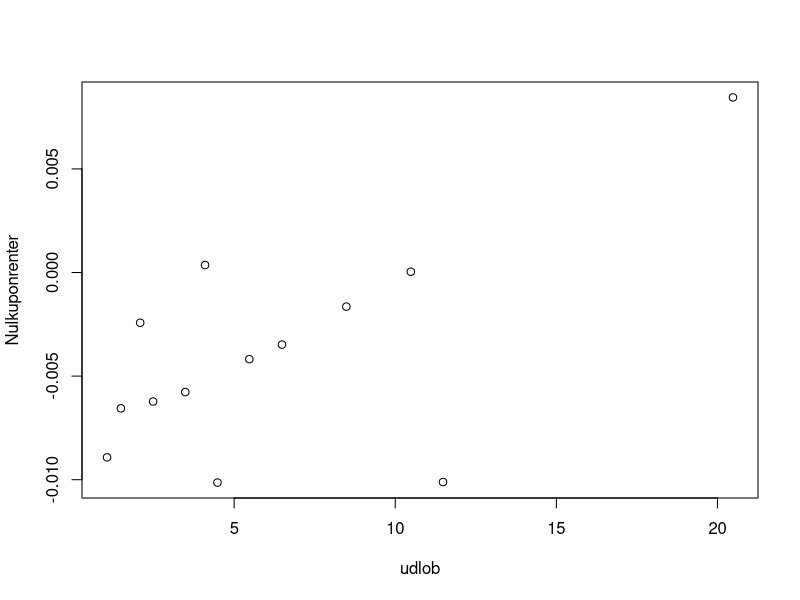

Generate this figure with R:
## ---- chunk 1
library(lubridate)
pris <- c(102.02, 101.356, 101.56, 109.114, 102.92, 102.45 ,109.169, 107.48, 141.57, 113.888, 105.74,
          105.3, 113.56, 181.53)

kupon <- c(0.01, 0.0025, 0.005, 0.03, 0.0025, 0.0063, 0.015, 0.001, 0.07, 0.0175, 0.005, 0.005,
           0.001, 0.045)

udlob <- c("2020-06-11", "2020-11-15", "2021-06-22", "2021-11-15", "2022-11-15", "2023-06-27",
           "2023-11-15", "2023-11-15", "2024-11-10", "2025-11-15", "2027-11-15", "2029-11-15",
           "2030-11-15", "2039-11-15")

obl <- data.frame(udlob, kupon, pris)

colnames(obl) <- c("Udløbsdato", "Kuponrente", "Pris")

rownames(obl) <- c("Foroya Lan JUN20", "Danske stat 2020", "Foroya Lan JUN21", "3St.l. 21 DG",
                   "Danske stat 2022", "Foroya Lan JUN23", "1.5St.l. 23 GB", "DGBI 2023 GB",
                   "7St.l. 24 GB", "Danske stat 2025", "Danske stat 2027", "Danske stat 2029",
                   "DGBi", "4.5St.l 39 GB")

obl
## ---- chunk 2
termin1 <- c("2019-06-11", "2020-06-11")
termin2 <- c("2019-11-15", "2020-11-15")
termin3 <- c("2019-06-22", "2020-06-22", "2021-06-22")
termin4 <- c("2019-11-15", "2020-11-15", "2021-11-15")
termin5 <- c("2019-11-15", "2020-11-15", "2021-11-15", "2022-11-15")
termin6 <- c("2019-06-27", "2020-06-27", "2021-06-27", "2022-06-27", "2023-06-27")
termin7 <- c("2019-11-15", "2020-11-15","2021-11-15", "2022-11-15", "2023-11-15")
termin8 <- c("2019-11-15", "2020-11-15","2021-11-15", "2022-11-15", "2023-11-15")
termin9 <- c("2019-11-15", "2020-11-10", "2021-11-10", "2022-11-10", "2023-11-10", "2024-11-10")
termin10 <- c("2019-11-15", "2020-11-15", "2021-11-15", "2022-11-15", "2023-11-15", "2024-11-15","2025-11-15")
termin11 <- c("2019-11-15", "2020-11-15", "2021-11-15", "2022-11-15", "2023-11-15", "2024-11-15", "2025-11-15",
              "2026-11-15", "2027-11-15")
termin12 <- c("2019-11-15", "2020-11-15", "2021-11-15", "2022-11-15", "2023-11-15", "2024-11-15", "2025-11-15",
              "2026-11-15", "2027-11-15", "2028-11-15", "2029-11-15")
termin13 <- c("2019-11-15", "2020-11-15", "2021-11-15", "2022-11-15", "2023-11-15", "2024-11-15", "2025-11-15",
              "2026-11-15", "2027-11-15", "2028-11-15", "2029-11-15", "2030-11-15")
termin14 <- c("2019-11-15", "2020-11-15", "2021-11-15", "2022-11-15", "2023-11-15", "2024-11-15", "2025-11-15",
              "2026-11-15", "2027-11-15", "2028-11-15", "2029-11-15", "2030-11-15", "2031-11-15",                  "2032-11-15", "2033-11-15", "2034-11-15", "2035-11-15", "2036-11-15", "2037-11-15",
              "2038-11-15", "2039-11-15")
## ---- chunk 3
idag <- "2019-05-23"

tid1 <- c(1:length(termin1))
for(i in 1:length(termin1)){
  tid1[i] <- time_length(difftime(as.Date(termin1[i]),as.Date(idag)), "years")
}


tid2 <- c(1:length(termin2))
for(i in 1:length(termin2)){
  tid2[i] <- time_length(difftime(as.Date(termin2[i]),as.Date(idag)), "years")
}

tid3 <- c(1:length(termin3))
for(i in 1:length(termin3)){
  tid3[i] <- time_length(difftime(as.Date(termin3[i]),as.Date(idag)), "years")
}


tid4 <- c(1:length(termin4))
for(i in 1:length(termin4)){
  tid4[i] <- time_length(difftime(as.Date(termin4[i]),as.Date(idag)), "years")
}

tid5 <- c(1:length(termin5))
for(i in 1:length(termin5)){
  tid5[i] <- time_length(difftime(as.Date(termin5[i]),as.Date(idag)), "years")
}

tid6 <- c(1:length(termin6))
for(i in 1:length(termin6)){
  tid6[i] <- time_length(difftime(as.Date(termin6[i]),as.Date(idag)), "years")
}

tid7 <- c(1:length(termin7))
for(i in 1:length(termin7)){
  tid7[i] <- time_length(difftime(as.Date(termin7[i]),as.Date(idag)), "years")
}

tid8 <- c(1:length(termin8))
for(i in 1:length(termin8)){
  tid8[i] <- time_length(difftime(as.Date(termin8[i]),as.Date(idag)), "years")
}

tid9 <- c(1:length(termin9))
for(i in 1:length(termin9)){
  tid9[i] <- time_length(difftime(as.Date(termin9[i]),as.Date(idag)), "years")
}

tid10 <- c(1:length(termin10))
for(i in 1:length(termin10)){
  tid10[i] <- time_length(difftime(as.Date(termin10[i]),as.Date(idag)), "years")
}

tid11 <- c(1:length(termin11))
for(i in 1:length(termin11)){
  tid11[i] <- time_length(difftime(as.Date(termin11[i]),as.Date(idag)), "years")
}

tid12 <- c(1:length(termin12))
for(i in 1:length(termin12)){
  tid12[i] <- time_length(difftime(as.Date(termin12[i]),as.Date(idag)), "years")
}

tid13 <- c(1:length(termin13))
for(i in 1:length(termin13)){
  tid13[i] <- time_length(difftime(as.Date(termin13[i]),as.Date(idag)), "years")
}

tid14 <- c(1:length(termin14))
for(i in 1:length(termin14)){
  tid14[i] <- time_length(difftime(as.Date(termin14[i]),as.Date(idag)), "years")
}
## ---- chunk 4
ydelse1 <- c(1:length(tid1))
for(i in 1:(length(ydelse1)-1)){
  ydelse1[i] <- 100*obl[1,2]
  ydelse1[length(ydelse1)] <- 100*(1+obl[1,2])
}

ydelse2 <- c(1:length(tid2))
for(i in 1:(length(ydelse2)-1)){
  ydelse2[i] <- 100*obl[2,2]
  ydelse2[length(ydelse2)] <- 100*(1+obl[2,2])
}

ydelse3 <- c(1:length(tid3))
for(i in 1:(length(ydelse3)-1)){
  ydelse3[i] <- 100*obl[3,2]
  ydelse3[length(ydelse3)] <- 100*(1+obl[3,2])
}

ydelse4 <- c(1:length(tid4))
for(i in 1:(length(ydelse4)-1)){
  ydelse4[i] <- 100*obl[4,2]
  ydelse4[length(ydelse4)] <- 100*(1+obl[4,2])
}

ydelse5 <- c(1:length(tid5))
for(i in 1:(length(ydelse5)-1)){
  ydelse5[i] <- 100*obl[5,2]
  ydelse5[length(ydelse5)] <- 100*(1+obl[5,2])
}

ydelse6 <- c(1:length(tid6))
for(i in 1:(length(ydelse6)-1)){
  ydelse6[i] <- 100*obl[6,2]
  ydelse6[length(ydelse6)] <- 100*(1+obl[6,2])
}

ydelse7 <- c(1:length(tid7))
for(i in 1:(length(ydelse7)-1)){
  ydelse7[i] <- 100*obl[7,2]
  ydelse7[length(ydelse7)] <- 100*(1+obl[7,2])
}

ydelse8 <- c(1:length(tid8))
for(i in 1:(length(ydelse8)-1)){
  ydelse8[i] <- 100*obl[8,2]
  ydelse8[length(ydelse8)] <- 100*(1+obl[8,2])
} 

ydelse9 <- c(1:length(tid9))
for(i in 1:(length(ydelse9)-1)){
  ydelse9[i] <- 100*obl[9,2]
  ydelse9[length(ydelse9)] <- 100*(1+obl[9,2])
}


ydelse10 <- c(1:length(tid10))
for(i in 1:(length(ydelse10)-1)){
  ydelse10[i] <- 100*obl[10,2]
  ydelse10[length(ydelse10)] <- 100*(1+obl[10,2])
}

ydelse11 <- c(1:length(tid11))
for(i in 1:(length(ydelse11)-1)){
  ydelse11[i] <- 100*obl[11,2]
  ydelse11[length(ydelse11)] <- 100*(1+obl[11,2])
}

ydelse12 <- c(1:length(tid12))
for(i in 1:(length(ydelse12)-1)){
  ydelse12[i] <- 100*obl[12,2]
  ydelse12[length(ydelse12)] <- 100*(1+obl[12,2])
}

ydelse13 <- c(1:length(tid13))
for(i in 1:(length(ydelse13)-1)){
  ydelse13[i] <- 100*obl[13,2]
  ydelse13[length(ydelse13)] <- 100*(1+obl[13,2])
}

ydelse14 <- c(1:length(tid14))
for(i in 1:(length(ydelse14)-1)){
  ydelse14[i] <- 100*obl[14,2]
  ydelse14[length(ydelse14)] <- 100*(1+obl[14,2])
}

## ---- chunk 5
ved.rente <- c(1:length(obl[,1]))

ved.rente[1] <- 100*obl[1,2]*(1-tid1[1])
ved.rente[2] <- 100*obl[2,2]*(1-tid2[1])
ved.rente[3] <- 100*obl[3,2]*(1-tid3[1])
ved.rente[4] <- 100*obl[4,2]*(1-tid4[1])
ved.rente[5] <- 100*obl[5,2]*(1-tid5[1])
ved.rente[6] <- 100*obl[6,2]*(1-tid6[1])
ved.rente[7] <- 100*obl[7,2]*(1-tid7[1])
ved.rente[8] <- 100*obl[8,2]*(1-tid8[1])
ved.rente[9] <- 100*obl[9,2]*(1-tid9[1])
ved.rente[10] <- 100*obl[10,2]*(1-tid10[1])
ved.rente[11] <- 100*obl[11,2]*(1-tid11[1])
ved.rente[12] <- 100*obl[12,2]*(1-tid12[1])
ved.rente[13] <- 100*obl[13,2]*(1-tid13[1])
ved.rente[14] <- 100*obl[14,2]*(1-tid14[1])
## ---- chunk 6
maturity <- c(1:length(obl[,1]))

maturity[1] <- tid1[length(tid1)]
maturity[2] <- tid2[length(tid2)]
maturity[3] <- tid3[length(tid3)]
maturity[4] <- tid4[length(tid4)]
maturity[5] <- tid5[length(tid5)]
maturity[6] <- tid6[length(tid6)]
maturity[7] <- tid7[length(tid7)]
maturity[8] <- tid8[length(tid8)]
maturity[9] <- tid9[length(tid9)]
maturity[10] <- tid10[length(tid10)]
maturity[11] <- tid11[length(tid11)]
maturity[12] <- tid12[length(tid12)]
maturity[13] <- tid13[length(tid13)]
maturity[14] <- tid14[length(tid14)]

maturity

#Da vi ikke har obligationer som udløber i 2019, kan vi ikke beregne den eksakte diskontering i 2019. Vi ignorer terminen om 0.05 år, og beregner diskonteringen i 2020 (som vores kick-starter i algoritmen/bootstrapping)

#1.05 årige diskontering (antager at d_0.05 =d_1.05)
d_1.05 <- (pris[1]+ved.rente[1])/(ydelse1[1]+ydelse1[2])
d_1.05

#1.48 år diskonteringsfaktor
d_1.48 <- (pris[2]+ved.rente[2])/(ydelse2[1]+ydelse2[2])
d_1.48 

#2.08 år diskonteringsfaktor
d_2.08 <- (pris[3]+ved.rente[3])/ydelse3[3] -(ydelse3[1]/ydelse3[3])*2*d_1.05
d_2.08

#2.48 år diskonteringsfaktor
d_2.48 <- (pris[4]+ved.rente[4])/ydelse4[3] -(ydelse4[1]/ydelse4[3])*2*d_1.48
d_2.48

#3.48 år diskonteringsfaktor
d_3.48 <- (pris[5]+ved.rente[5])/ydelse5[4] - (ydelse5[2]/ydelse5[4])*(2*d_1.48+d_2.48)
d_3.48

#4.09 år diskonteringsfaktor
d_4.09 <- (pris[6]+ved.rente[6])/ydelse6[length(ydelse6)] - (ydelse6[2]/ydelse6[length(ydelse6)])*(2*d_2.08 + 2*d_1.05)
d_4.09

#(jf. obligation 7) 4.48 år diskonteringsfaktor
d_4.48_1 <- (pris[7]+ved.rente[7])/ydelse7[length(ydelse7)] - (ydelse7[2]/ydelse7[length(ydelse7)])*(d_3.48+d_2.48+2*d_1.48)
d_4.48_1

#(jf. obligation 8) 4.48 år diskonteringsfaktor
d_4.48_2 <- (pris[8]+ved.rente[8])/ydelse8[length(ydelse8)] - (ydelse8[2]/ydelse8[length(ydelse8)])*(d_3.48+d_2.48+2*d_1.48)
d_4.48_2

#4.48år diskonteringsfaktor er gennemsnittet
d_4.48 <- (d_4.48_1+d_4.48_2)/2
d_4.48

#5.47 år diskonteringsfaktor
d_5.47 <- (pris[9]+ved.rente[9])/ydelse9[length(ydelse9)] - (ydelse9[2]/ydelse9[length(ydelse9)])*
  (d_4.48 + d_3.48+d_2.48+2*d_1.48)
d_5.47

#6.48 år diskonteringsfaktor
d_6.48 <- (pris[10]+ved.rente[10])/ydelse10[length(ydelse10)] - (ydelse10[2]/ydelse10[length(ydelse10)])*
  (d_5.47 + d_4.48 + d_3.48+d_2.48+2*d_1.48)
d_6.48

#8.48 år diskonteringsfaktor
d_8.48 <- (pris[11]+ved.rente[11])/ydelse11[length(ydelse11)] - (ydelse11[2]/ydelse11[length(ydelse11)])*
  (2*d_6.48+d_5.47 + d_4.48 + d_3.48+d_2.48+2*d_1.48)
d_8.48

#10.48 år diskonteringsfaktor
d_10.48 <- (pris[12]+ved.rente[12])/ydelse12[length(ydelse12)] - (ydelse12[2]/ydelse12[length(ydelse12)])*
  (2*d_8.48+2*d_6.48+d_5.47 + d_4.48 + d_3.48+d_2.48+2*d_1.48)
d_10.48

#11.48 år diskonteringsfaktor
d_11.48 <- (pris[13]+ved.rente[13])/ydelse13[length(ydelse13)] - (ydelse13[2]/ydelse13[length(ydelse13)])*
  (d_10.48+2*d_8.48+2*d_6.48+d_5.47 + d_4.48 + d_3.48+d_2.48+2*d_1.48)
d_11.48

#20.48 år diskonteringsfaktor
d_20.48 <- (pris[14]+ved.rente[14])/ydelse14[length(ydelse14)] - (ydelse14[2]/ydelse14[length(ydelse14)])*
  (9*d_11.48+d_10.48+2*d_8.48+2*d_6.48+d_5.47 + d_4.48 + d_3.48+d_2.48+2*d_1.48)
d_20.48

## ---- chunk 7
d.renter <- c(1:(length(obl[,1])-1))

d.renter[1] <- d_1.05
d.renter[2] <- d_1.48 
d.renter[3] <- d_2.08
d.renter[4] <- d_2.48
d.renter[5] <- d_3.48
d.renter[6] <- d_4.09
d.renter[7] <- d_4.48
d.renter[8] <- d_5.47
d.renter[9] <- d_6.48
d.renter[10] <- d_8.48
d.renter[11] <- d_10.48
d.renter[12] <- d_11.48
d.renter[13] <- d_20.48
d.renter

maturity1 <- maturity[-7]
maturity1

n.renter <- c(1:(length(obl[,1])-1))

for(i in 1:length(n.renter)){
  n.renter[i] <- (d.renter[i])^(-1/maturity1[i])-1
}

n.renter

data.renter <- data.frame(maturity1, d.renter, n.renter)
colnames(data.renter) <- c("udlob", "Diskonteringsfaktor", "Nulkuponrenter")
data.renter

## ---- chunk 8
plot(Nulkuponrenter~udlob, data = data.renter)





